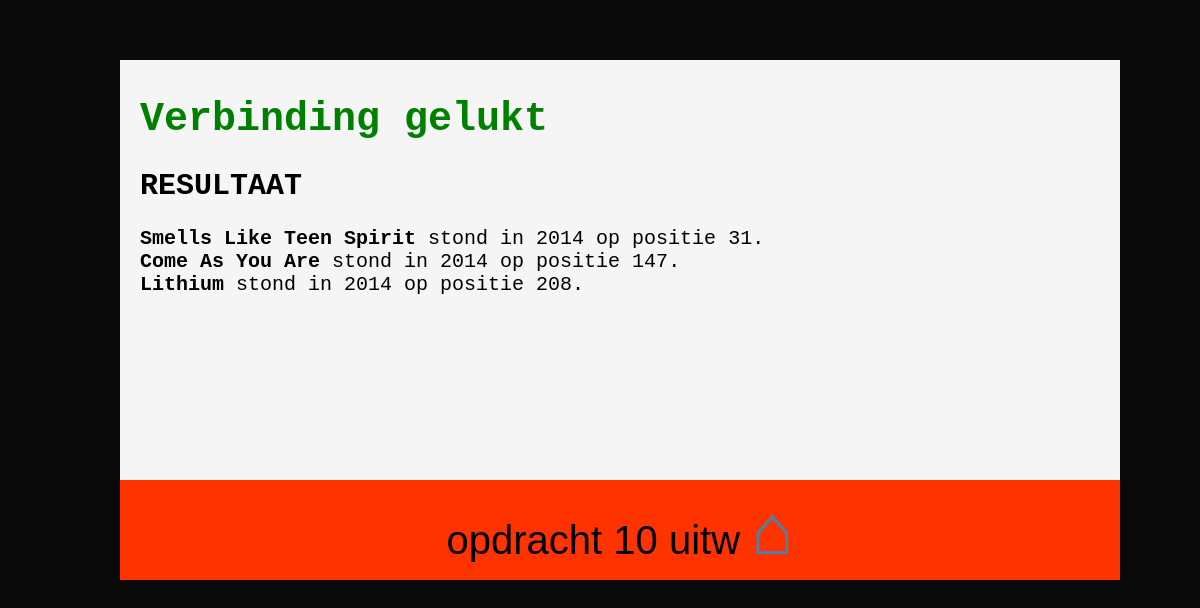
Page /public/PHP/opdracht_10_uitw.php on the committed database.
### tables this page shows
CREATE TABLE IF NOT EXISTS `artiest` (
`id` int(11) NOT NULL,
  `artiest` varchar(255) DEFAULT NULL
);

CREATE TABLE IF NOT EXISTS `titel` (
`id` int(11) NOT NULL,
  `titel` varchar(255) DEFAULT NULL,
  `jaar` int(11) DEFAULT NULL,
  `artiest_id` int(11) DEFAULT NULL
);

CREATE TABLE IF NOT EXISTS `notering` (
`id` int(11) NOT NULL,
  `jaar` int(11) DEFAULT NULL,
  `lied_id` int(11) DEFAULT NULL,
  `positie` int(11) DEFAULT NULL
);

### public/PHP/opdracht_10_uitw.php (the view, shortened to what this page needs)
<?PHP
include('opdracht_begin.php');
require('database.php');
$database = "top_2000_v2";
$DBverbinding = mysqli_connect($servernaam, $gebruikersnaam, $wachtwoord, $database);
if (!$DBverbinding) {
  die("Verbinding mislukt: " . mysqli_connect_error());
}
else {
  echo '<h1 style="color:green;">Verbinding gelukt</h1>';
}
echo "<h2>RESULTAAT</h2>";
$sql = "SELECT * FROM artiest,titel,notering WHERE artiest.id=titel.artiest_id AND notering.lied_id=titel.id AND notering.jaar=2014 AND artiest='Nirvana' ORDER BY positie ASC";
$records = mysqli_query($DBverbinding, $sql);
if (mysqli_num_rows($records) > 0) {
  while($record = mysqli_fetch_assoc($records)) {
    echo "<b>".$record["titel"]."</b> stond in 2014 op positie ".$record['positie'].".<br>";
  }
}
else {
  echo "0 resultaten";
}
include('opdracht_eind.php');
?>

### public/PHP/CSS/main.css (style rules this page uses)
body { background-color: #0A0A0A; padding: 0; margin: 0; font-size: 125%; }

### rows in the picture
artiest: titel.titel "Smells Like Teen Spirit", notering.positie "31", titel.titel "Come As You Are", notering.positie "147", titel.titel "Lithium", notering.positie "208"

### other values in the picture
$titel "opdracht 10 uitw"
